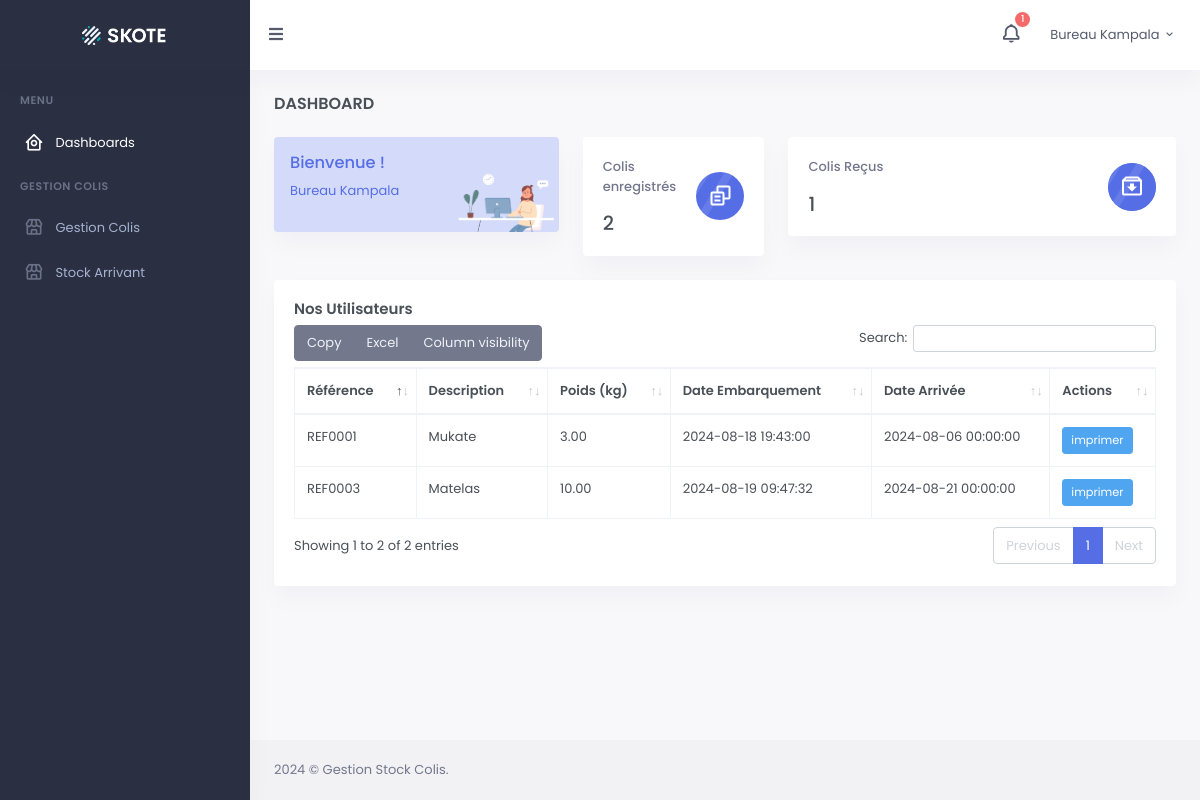
The page /bureau.php (signed in) on the database its author committed.
### tables this page shows
CREATE TABLE `colis` (
  `id_colis` int(11) NOT NULL,
  `reference_colis` varchar(100) NOT NULL,
  `description` text DEFAULT NULL,
  `poids` decimal(10,2) DEFAULT NULL,
  `photo` varchar(200) NOT NULL,
  `date_embarquement` datetime NOT NULL,
  `date_arrivee` datetime NOT NULL,
  `bureau_depart` varchar(100) NOT NULL,
  `bureau_arrivee` varchar(100) NOT NULL,
  `created_by` int(11) DEFAULT NULL,
  `id_utilisateur` int(11) DEFAULT NULL
);

### bureau.php (the view, shortened to what this page needs)
<?php
include("./blade/userHeader.php");
include("./blade/userAside.php")
?>
<div class="main-content">
    <div class="page-content">
        <div class="container-fluid">
            <div class="row">
                <div class="col-12">
                    <div class="page-title-box d-sm-flex align-items-center justify-content-between">
                        <h4 class="mb-sm-0 font-size-18">Dashboard</h4>
                    </div>
                </div>
            </div>
            <div class="row">
                <div class="col-xl-4">
                    <div class="card overflow-hidden">
                        <div class="bg-primary bg-soft">
                            <div class="row">
                                <div class="col-7">
                                    <div class="text-primary p-3">
                                        <h5 class="text-primary">Bienvenue !</h5>
                                        <p><?php echo htmlspecialchars($user_name); ?></p>
                                    </div>
                                </div>
                                <div class="col-5 align-self-end">
                                    <img src="assets/images/profile-img.png" alt="" class="img-fluid">
                                </div>
                            </div>
                        </div>
                    </div>
                </div>
                <div class="col-xl-8">
                    <div class="row">
                        <div class="col-md-4">
                            <div class="card mini-stats-wid">
                                <div class="card-body">
                                    <div class="d-flex">
                                        <div class="flex-grow-1">
                                            <p class="text-muted fw-medium">Colis enregistrés</p>
                                            <h4 class="mb-0"><?= htmlspecialchars($total_colis) ?></h4>
                                        </div>
                                        <div class="flex-shrink-0 align-self-center">
                                            <div class="mini-stat-icon avatar-sm rounded-circle bg-primary">
                                                <span class="avatar-title">
                                                    <i class="bx bx-copy-alt font-size-24"></i>
                                                </span>
                                            </div>
                                        </div>
                                    </div>
                                </div>
                            </div>
                        </div>
                        <div class="col-md-8">
                            <div class="card mini-stats-wid">
                                <div class="card-body">
                                    <div class="d-flex">
                                        <div class="flex-grow-1">
                                            <p class="text-muted fw-medium">Colis Reçus</p>
                                            <h4 class="mb-0"><?= $total_envois; ?></h4>
                                        </div>
                                        <div class="flex-shrink-0 align-self-center ">
                                            <div class="avatar-sm rounded-circle bg-primary mini-stat-icon">
                                                <span class="avatar-title rounded-circle bg-primary">
                                                    <i class="bx bx-archive-in font-size-24"></i>
                                                </span>
                                            </div>
                                        </div>
                                    </div>
                                </div>
                            </div>
                        </div>
                    </div>
                </div>
            </div>
            <div class="row">
                <div class="col-12">
                    <div class="card">
                        <div class="card-body">
                            <h4 class="card-title">Nos Utilisateurs</h4>
                            <table id="datatable-buttons" class="table table-bordered dt-responsive nowrap w-100">
                                <thead>
                                    <tr>
                                        <th>Référence</th>
                                        <th>Description</th>
                                        <th>Poids (kg)</th>
                                        <th>Date Embarquement</th>
                                        <th>Date Arrivée</th>
                                        <th>Actions</th>
                                    </tr>
                                </thead>
                                <tbody>
                                    <?php foreach ($colis as $c): ?>
                                        <tr>
                                            <td><?= htmlspecialchars($c['reference_colis']); ?></td>
                                            <td><?= htmlspecialchars($c['description']); ?></td>
                                            <td><?= htmlspecialchars($c['poids']); ?></td>
                                            <td><?= htmlspecialchars($c['date_embarquement']); ?></td>
                                            <td><?= htmlspecialchars($c['date_arrivee']); ?></td>
                                            <td>
                                                <a href="invoice.php" class="btn btn-info btn-sm">imprimer</a>
                                            </td>
                                        </tr>
                                    <?php endforeach; ?>
                                </tbody>
                            </table>
                        </div>
                    </div>
                </div>
            </div>
        </div>
    </div>
    <footer class="footer">
        <div class="container-fluid">
            <div class="row">
                <div class="col-sm-6">
                     © Gestion Stock Colis.
                </div>
            </div>
        </div>
    </footer>
</div>
</div>
<?php
include("./blade/Footer.php");
?>

### rows shown on the page
colis: reference_colis "REF0001", description "Mukate", poids "3.00", date_embarquement "2024-08-18 19:43:00", date_arrivee "2024-08-06 00:00:00"
colis: reference_colis "REF0003", description "Matelas", poids "10.00", date_embarquement "2024-08-19 09:47:32", date_arrivee "2024-08-21 00:00:00"

### other values the page prints
$total_notifications "1"
$user_name "Bureau Kampala"
$total_colis "2"
$total_envois "1"
